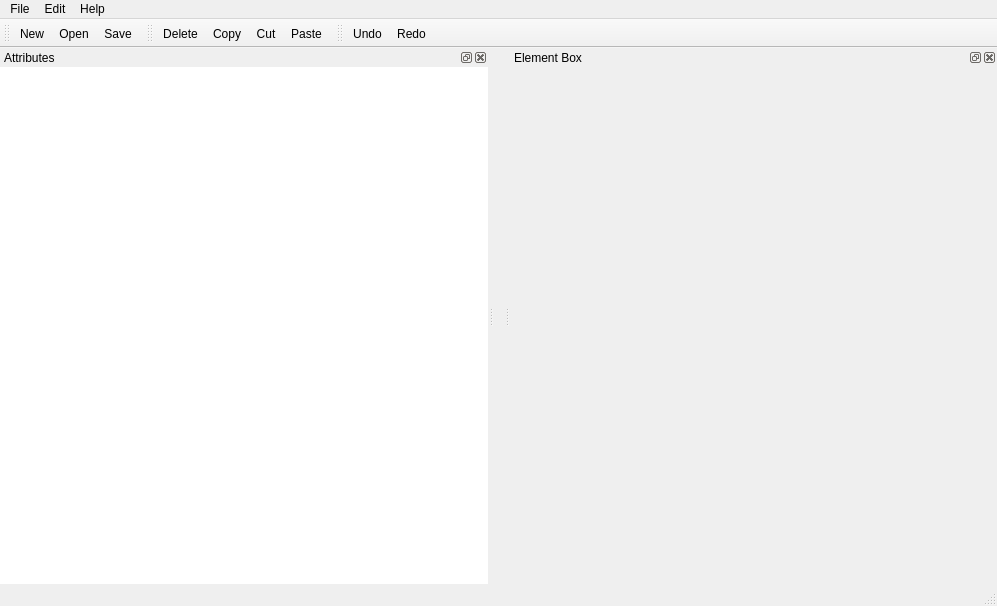
<?xml version="1.0" encoding="UTF-8"?>
<ui version="4.0">
 <class>MainWindow</class>
 <widget class="QMainWindow" name="MainWindow">
  <property name="geometry">
   <rect>
    <x>0</x>
    <y>0</y>
    <width>997</width>
    <height>606</height>
   </rect>
  </property>
  <property name="windowTitle">
   <string>MainWindow</string>
  </property>
  <widget class="QWidget" name="ViewportFrame">
   <property name="sizePolicy">
    <sizepolicy hsizetype="Fixed" vsizetype="Fixed">
     <horstretch>0</horstretch>
     <verstretch>0</verstretch>
    </sizepolicy>
   </property>
   <property name="maximumSize">
    <size>
     <width>16777215</width>
     <height>16777215</height>
    </size>
   </property>
   <layout class="QGridLayout" name="L_MainLayout">
    <property name="leftMargin">
     <number>5</number>
    </property>
    <property name="topMargin">
     <number>5</number>
    </property>
    <property name="rightMargin">
     <number>5</number>
    </property>
    <property name="bottomMargin">
     <number>5</number>
    </property>
    <property name="spacing">
     <number>0</number>
    </property>
   </layout>
  </widget>
  <widget class="QMenuBar" name="MenuBar">
   <property name="geometry">
    <rect>
     <x>0</x>
     <y>0</y>
     <width>997</width>
     <height>20</height>
    </rect>
   </property>
   <widget class="QMenu" name="M_File">
    <property name="title">
     <string>File</string>
    </property>
    <addaction name="A_New"/>
    <addaction name="A_Open"/>
    <addaction name="A_Save"/>
    <addaction name="A_SaveAs"/>
   </widget>
   <widget class="QMenu" name="M_Edit">
    <property name="title">
     <string>Edit</string>
    </property>
    <addaction name="A_Delete"/>
    <addaction name="A_Copy"/>
    <addaction name="A_Cut"/>
    <addaction name="A_Paste"/>
    <addaction name="separator"/>
    <addaction name="A_Undo"/>
    <addaction name="A_Redo"/>
   </widget>
   <widget class="QMenu" name="M_Help">
    <property name="title">
     <string>Help</string>
    </property>
    <addaction name="A_AboutCreator"/>
    <addaction name="A_AboutGame"/>
    <addaction name="A_AboutQt"/>
   </widget>
   <addaction name="M_File"/>
   <addaction name="M_Edit"/>
   <addaction name="M_Help"/>
  </widget>
  <widget class="QStatusBar" name="StatusBar"/>
  <widget class="QToolBar" name="T_File">
   <property name="windowTitle">
    <string>File toolbar</string>
   </property>
   <attribute name="toolBarArea">
    <enum>TopToolBarArea</enum>
   </attribute>
   <attribute name="toolBarBreak">
    <bool>false</bool>
   </attribute>
   <addaction name="A_New"/>
   <addaction name="A_Open"/>
   <addaction name="A_Save"/>
  </widget>
  <widget class="QToolBar" name="T_Edit">
   <property name="windowTitle">
    <string>Edit toolbar</string>
   </property>
   <attribute name="toolBarArea">
    <enum>TopToolBarArea</enum>
   </attribute>
   <attribute name="toolBarBreak">
    <bool>false</bool>
   </attribute>
   <addaction name="A_Delete"/>
   <addaction name="A_Copy"/>
   <addaction name="A_Cut"/>
   <addaction name="A_Paste"/>
  </widget>
  <widget class="QToolBar" name="T_UndoRedo">
   <property name="windowTitle">
    <string>Undo/Redo toolbar</string>
   </property>
   <attribute name="toolBarArea">
    <enum>TopToolBarArea</enum>
   </attribute>
   <attribute name="toolBarBreak">
    <bool>false</bool>
   </attribute>
   <addaction name="A_Undo"/>
   <addaction name="A_Redo"/>
  </widget>
  <widget class="QDockWidget" name="D_Attributes">
   <property name="windowTitle">
    <string>Attributes</string>
   </property>
   <attribute name="dockWidgetArea">
    <number>1</number>
   </attribute>
   <widget class="QWidget" name="DW_AttributeTable">
    <layout class="QGridLayout" name="DWL_AttributeTable">
     <property name="leftMargin">
      <number>0</number>
     </property>
     <property name="topMargin">
      <number>0</number>
     </property>
     <property name="rightMargin">
      <number>0</number>
     </property>
     <property name="bottomMargin">
      <number>0</number>
     </property>
     <item row="0" column="0">
      <widget class="QTreeView" name="AttributeTable">
       <property name="frameShape">
        <enum>QFrame::NoFrame</enum>
       </property>
      </widget>
     </item>
    </layout>
   </widget>
  </widget>
  <widget class="QDockWidget" name="D_ElementBox">
   <property name="windowTitle">
    <string>Element Box</string>
   </property>
   <attribute name="dockWidgetArea">
    <number>2</number>
   </attribute>
   <widget class="QWidget" name="ElementBox"/>
  </widget>
  <action name="A_New">
   <property name="text">
    <string>New...</string>
   </property>
   <property name="toolTip">
    <string>Start the creation of a new level.</string>
   </property>
   <property name="shortcut">
    <string>Ctrl+Shift+N</string>
   </property>
  </action>
  <action name="A_Open">
   <property name="text">
    <string>Open...</string>
   </property>
   <property name="toolTip">
    <string>Edit the chosen level file.</string>
   </property>
   <property name="shortcut">
    <string>Ctrl+O</string>
   </property>
  </action>
  <action name="A_Save">
   <property name="text">
    <string>Save</string>
   </property>
   <property name="toolTip">
    <string>Save the level currently being edited.</string>
   </property>
   <property name="shortcut">
    <string>Ctrl+S</string>
   </property>
  </action>
  <action name="A_SaveAs">
   <property name="text">
    <string>Save as...</string>
   </property>
   <property name="toolTip">
    <string>Save this level to a different file.</string>
   </property>
   <property name="shortcut">
    <string>Ctrl+Shift+S</string>
   </property>
  </action>
  <action name="A_Copy">
   <property name="text">
    <string>Copy</string>
   </property>
   <property name="toolTip">
    <string>Copy currently selected level element.</string>
   </property>
   <property name="shortcut">
    <string>Ctrl+C</string>
   </property>
  </action>
  <action name="A_Cut">
   <property name="text">
    <string>Cut</string>
   </property>
   <property name="toolTip">
    <string>Move the currently selected level element.</string>
   </property>
   <property name="shortcut">
    <string>Ctrl+X</string>
   </property>
  </action>
  <action name="A_Paste">
   <property name="text">
    <string>Paste</string>
   </property>
   <property name="toolTip">
    <string>Paste the copied level element.</string>
   </property>
   <property name="shortcut">
    <string>Ctrl+V</string>
   </property>
  </action>
  <action name="A_Undo">
   <property name="text">
    <string>Undo</string>
   </property>
   <property name="toolTip">
    <string>Undo last edition.</string>
   </property>
   <property name="shortcut">
    <string>Ctrl+Z</string>
   </property>
  </action>
  <action name="A_Redo">
   <property name="text">
    <string>Redo</string>
   </property>
   <property name="toolTip">
    <string>Redo last undo.</string>
   </property>
   <property name="shortcut">
    <string>Ctrl+Y</string>
   </property>
  </action>
  <action name="A_Delete">
   <property name="text">
    <string>Delete</string>
   </property>
   <property name="toolTip">
    <string>Delete selected level element</string>
   </property>
   <property name="shortcut">
    <string>Del</string>
   </property>
  </action>
  <action name="A_AboutCreator">
   <property name="text">
    <string>About WorldStoryCreator...</string>
   </property>
  </action>
  <action name="A_AboutGame">
   <property name="text">
    <string>About WorldStory...</string>
   </property>
  </action>
  <action name="A_AboutQt">
   <property name="text">
    <string>About Qt...</string>
   </property>
  </action>
  <action name="A_Quit">
   <property name="text">
    <string>Quit</string>
   </property>
   <property name="toolTip">
    <string>Quit Creator.</string>
   </property>
   <property name="shortcut">
    <string>Ctrl+Q</string>
   </property>
  </action>
 </widget>
 <resources/>
 <connections/>
</ui>
